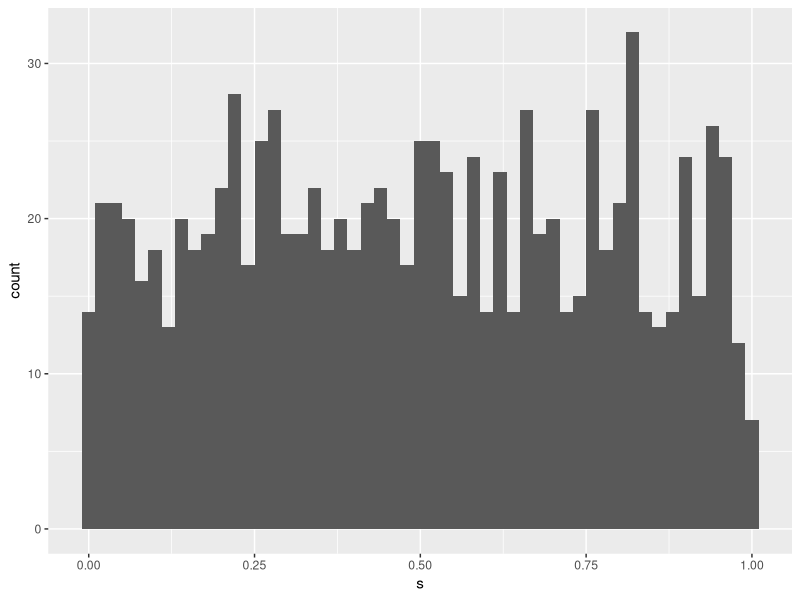
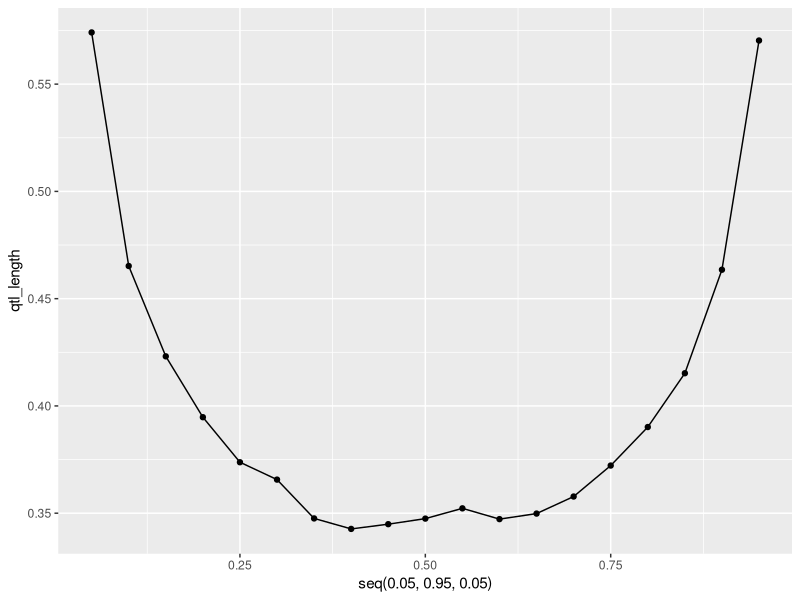
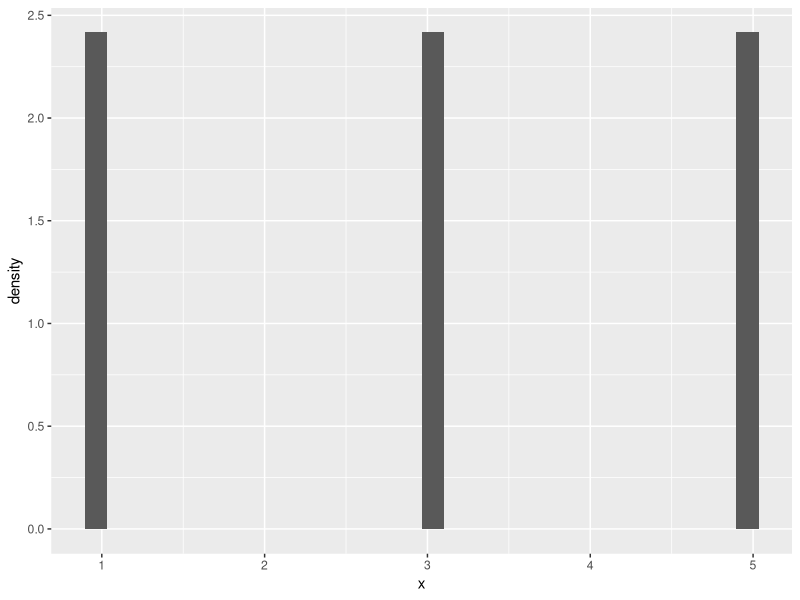

Here is the R script that generated these plots, in order: (Note: this script raises an error after producing the figures.)
## ---- chunk 1
library(ggplot2)
## ---- chunk 2
N = 1000      # sample size

# generate a random sample of size N
s <- runif(N, 0,1)

# plot a histogram to check data
ggplot(data.frame(s), aes(x = s)) +
  geom_histogram(binwidth = 0.02)

# calculate the quantiles
dis <- quantile(s, probs = seq(0.05, 0.95, 0.05))
dis
## ---- chunk 3
# for Distribution 1: normal distribution
N_simulation <- 5000   # Simulation size N
N = 200      # sample size
col = 19      # number of columns in the matrix
qtl_matrix <- matrix(ncol = col)         # matrix to store quantiles of size N_sim * col

set.seed(5)
for(i in 1:N_simulation){
  # generate a random sample of size N
  s <- rnorm(N, mean = 0, sd = 1)
  dis <- quantile(s, probs = seq(0.05, 0.95, 0.05))
  qtl_matrix <- rbind(qtl_matrix, dis)
}

# calculate the length of the middle 95%
qtl_length <- rep(NA, col)

for(i in seq(qtl_length)){
  q <- quantile(qtl_matrix[,i], probs = c(0.025, 0.975), na.rm = TRUE)
  qtl_length[i] <- q[[2]] - q[[1]]
  }


## ---- chunk 4
# plot
ggplot(data.frame(qtl_length), aes(x = seq(0.05, 0.95, 0.05), y = qtl_length)) +
  geom_point()+
  geom_line()
## ---- chunk 5
x <- c(1,3,5)
y <- c(1,2,3)
m <- data.frame(cbind(x,y))

ggplot(m, aes(x))+
  geom_histogram(aes(y = ..density..))

approx(density(x), xout = x)
## ---- chunk 6
qtl <- seq(0.05, 0.95, 0.05)
x <- qnorm(qtl, mean = 0, sd = 1)
dens_x <- dnorm(x, mean = 0, sd = 1)
## ---- chunk 7
dens_matrix <- data.frame(cbind(dens_x, qtl_length))

ggplot(dens_matrix, aes(dens_x, qtl_length))+
  geom_point()+
  geom_li
## ---- chunk 8
# for Distribution 1: normal distribution
N_simulation <- 5000   # Simulation size N
N = 200      # sample size
col = 19      # number of columns in the matrix
qtl_matrix <- matrix(ncol = col)         # matrix to store quantiles of size N_sim * col

set.seed(5)
for(i in 1:N_simulation){
  # generate a random sample of size N
  s <- rnorm(N, mean = 0, sd = 1)
  dis <- quantile(s, probs = seq(0.05, 0.95, 0.05))
  qtl_matrix <- rbind(qtl_matrix, dis)
}

# calculate the length of the middle 95%
qtl_length <- rep(NA, col)

for(i in seq(qtl_length)){
  q <- quantile(qtl_matrix[,i], probs = c(0.025, 0.975), na.rm = TRUE)
  qtl_length[i] <- q[[2]] - q[[1]]
  }
## ---- chunk 9
# plot
ggplot(data.frame(qtl_length), aes(x = seq(0.05, 0.95, 0.05), y = qtl_length)) +
  geom_point()+
  geom_line()
## ---- chunk 10
qtl <- seq(0.05, 0.95, 0.05)
x <- qnorm(qtl, mean = 0, sd = 1)
dens_x <- dnorm(x, mean = 0, sd = 1)
## ---- chunk 11
dens_matrix <- data.frame(cbind(dens_x, qtl_length))

ggplot(dens_matrix, aes(dens_x, qtl_length))+
  geom_point()+
  geom_line()
## ---- chunk 12
s <- rexp(200, rate = 1)
hist(s, breaks = 30)
## ---- chunk 13
# for Distribution 2: exponential distribution
N_simulation <- 5000   # Simulation size N
N = 200      # sample size
col = 19      # number of columns in the matrix
d2_qtl_matrix <- matrix(ncol = col)         # matrix to store quantiles of size N_sim * col

for(i in 1:N_simulation){
  # generate a random sample of size N
  s <- rexp(N, rate = 1)
  dis <- quantile(s, probs = seq(0.05, 0.95, 0.05))
  d2_qtl_matrix <- rbind(d2_qtl_matrix, dis)
}

# calculate the length of the middle 95%
d2_qtl_length <- rep(NA, col)

for(i in seq(qtl_length)){
  q <- quantile(d2_qtl_matrix[,i], probs = c(0.025, 0.975), na.rm = TRUE)
  d2_qtl_length[i] <- q[[2]] - q[[1]]
  }
## ---- chunk 14
# plot
ggplot(data.frame(d2_qtl_length), aes(x = seq(0.05, 0.95, 0.05), y = d2_qtl_length)) +
  geom_point()+
  geom_line()
## ---- chunk 15
qtl <- seq(0.05, 0.95, 0.05)
x <- qexp(qtl, rate = 1)
d2_dens_x <- dexp(x, rate = 1)
## ---- chunk 16
d2_dens_matrix <- data.frame(cbind(d2_dens_x, d2_qtl_length))

ggplot(d2_dens_matrix, aes(d2_dens_x, d2_qtl_length))+
  geom_point()+
  geom_line()+
  scale_x_continuous(breaks = waiver(), labels = waiver())+
  labs(title = "Length of middle 95% by density", x = "Density", y = "Length")+
  theme_classic()
## ---- chunk 17
rf3 <- function(N){
  G <- sample(0:2, N, replace = TRUE, prob = c(5,3,2))
  (G==0)*rnorm(N) + (G==1)*rnorm(N,4) + (G==2)*rnorm(N,-4,2)
}

pf3 <- function(x){
  .5*pnorm(x) + .3*pnorm(x,4) + .2*pnorm(x,-4,2)
}

df3 <- function(x){
  .5*dnorm(x) + .3*dnorm(x,4) + .2*dnorm(x,-4,2)
}
## ---- chunk 18
hist(rf3(N), breaks = 50)
## ---- chunk 19
# for Distribution 2: exponential distribution
N_simulation <- 5000   # Simulation size N
N = 200      # sample size
col = 19      # number of columns in the matrix
d3_qtl_matrix <- matrix(ncol = col)         # matrix to store quantiles of size N_sim * col

for(i in 1:N_simulation){
  # generate a random sample of size N
  s <- rf3(N)
  dis <- quantile(s, probs = seq(0.05, 0.95, 0.05))
  d3_qtl_matrix <- rbind(d3_qtl_matrix, dis)
}

# calculate the length of the middle 95%
d3_qtl_length <- rep(NA, col)

for(i in seq(qtl_length)){
  q <- quantile(d3_qtl_matrix[,i], probs = c(0.025, 0.975), na.rm = TRUE)
  d3_qtl_length[i] <- q[[2]] - q[[1]]
  }
## ---- chunk 20
# plot
ggplot(data.frame(d3_qtl_length), aes(x = seq(0.05, 0.95, 0.05), y = d3_qtl_length)) +
  geom_point()+
  geom_line()+
  scale_x_continuous(limits = c(0.05,0.95), breaks = qtl, labels = qtl)+
  labs(title = "Length of middle 95% of sampling distance", x = "p quantile", y = "Length")+
  theme_classic()
## ---- chunk 21
qtl <- seq(0.05, 0.95, 0.05)
d3_dens_x <- rep(NA, col)

qf3 <- function(y){
    uniroot(function(x) pf3(x) - y, interval = c(-100, 100))$root 
}

for(i in 1:col){
  x <- qtl[i]
  mx <- qf3(x)
  d3_dens_x[i] <- df3(mx)
}
## ---- chunk 22
d3_dens_matrix <- data.frame(cbind(d3_dens_x, d3_qtl_length))

ggplot(d3_dens_matrix, aes(d3_dens_x, d3_qtl_length))+
  geom_point()+
  geom_line()+
  scale_x_continuous(breaks = waiver(), labels = waiver())+
  labs(title = "Length of middle 95% by density", x = "Density", y = "Length")+
  theme_classic()
## ---- chunk 23
rf4 <- function(N){
  G <- sample(0:1, N, replace = TRUE)
  (G==0)*rbeta(N,5,1) + (G==1)*rbeta(N,1,5)
}

pf4 <- function(x){
  0.5*pbeta(N,5,1) + 0.5*pbeta(N,1,5)
}

df4 <- function(x){
  0.5*dbeta(N,5,1) + 0.5*dbeta(N,1,5)
}
## ---- chunk 24
hist(rf3(N), breaks = 50)
## ---- chunk 25
# for Distribution 2: exponential distribution
N_simulation <- 5000   # Simulation size N
N = 200      # sample size
col = 19      # number of columns in the matrix
d4_qtl_matrix <- matrix(ncol = col)         # matrix to store quantiles of size N_sim * col

for(i in 1:N_simulation){
  # generate a random sample of size N
  s <- rf4(N)
  dis <- quantile(s, probs = seq(0.05, 0.95, 0.05))
  d4_qtl_matrix <- rbind(d4_qtl_matrix, dis)
}

# calculate the length of the middle 95%
d4_qtl_length <- rep(NA, col)

for(i in seq(qtl_length)){
  q <- quantile(d4_qtl_matrix[,i], probs = c(0.025, 0.975), na.rm = TRUE)
  d4_qtl_length[i] <- q[[2]] - q[[1]]
  }
## ---- chunk 26
# plot
ggplot(data.frame(d4_qtl_length), aes(x = seq(0.05, 0.95, 0.05), y = d4_qtl_length)) +
  geom_point()+
  geom_line()+
  scale_x_continuous(limits = c(0.05,0.95), breaks = qtl, labels = qtl)+
  labs(title = "Length of middle 95% of sampling distance", x = "p quantile", y = "Length")+
  theme_classic()
## ---- chunk 27
qtl <- seq(0.05, 0.95, 0.05)
d4_dens_x <- rep(NA, col)

qf4 <- function(y){
  uniroot(function(x) pf3(x) - y, interval = c(-Inf, Inf))$root 
}

for(i in 1:col){
  x <- qtl[i]
  mx <- qf4(x)
  d4_dens_x[i] <- df4(mx)
}
## ---- chunk 28
d4_dens_matrix <- data.frame(cbind(d4_dens_x, d4_qtl_length))

ggplot(d4_dens_matrix, aes(d4_dens_x, d4_qtl_length))+
  geom_point()+
  geom_line()+
  scale_x_continuous(breaks = waiver(), labels = waiver())+
  labs(title = "Length of middle 95% by density", x = "Density", y = "Length")+
  theme_classic()
